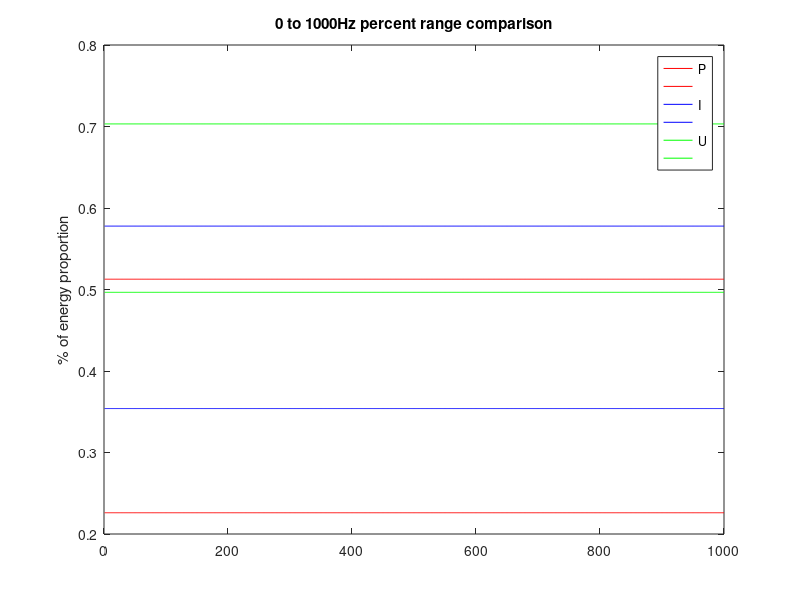
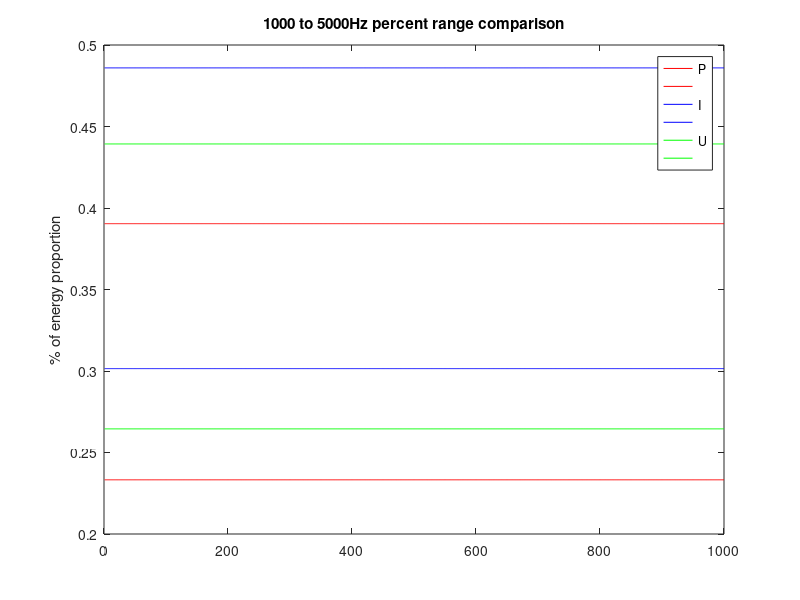
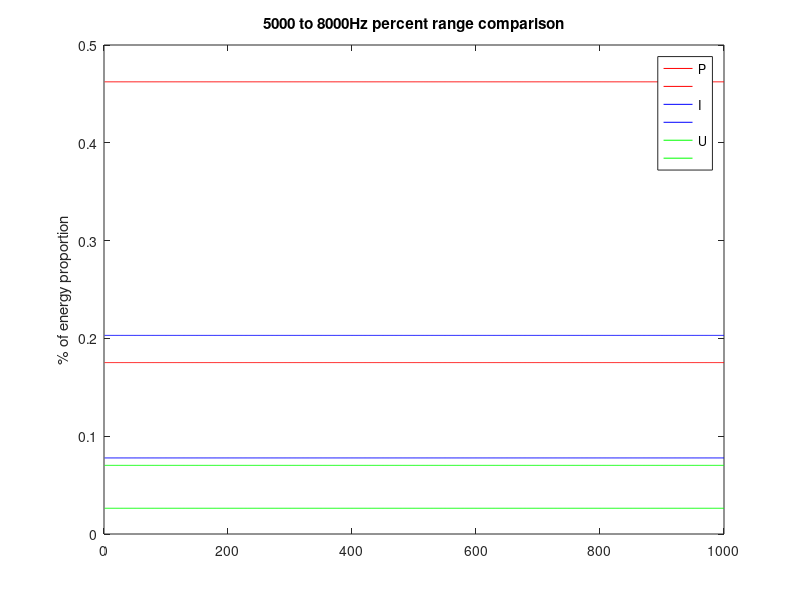

MATLAB code for these plots, in order:
clear all
close all
clc

%% CONTROL ON PERCENTAGE RESTRICTION
PERCENTAGE_OF_STD = 1; %IDEALLY DO NOT PUT A NUMBER BELOW 50%, BECAUSE ITS TOO SEVERE...

%% CONSTANTS
%MEANS
MEAN_P_0_1000=36.936;%
MEAN_P_1000_5000=31.182;%
MEAN_P_5000_8000=31.882;%

MEAN_I_0_1000=46.5856;%
MEAN_I_1000_5000=39.3716;%
MEAN_I_5000_8000=14.0428;%

MEAN_U_0_1000=59.9853;%
MEAN_U_1000_5000=35.1901;%
MEAN_U_5000_8000=4.8246;%

%STD
STD_P_0_1000=14.327;%
STD_P_1000_5000=7.857;%
STD_P_5000_8000=14.354;%

STD_I_0_1000=11.1922;%
STD_I_1000_5000=9.2249;%
STD_I_5000_8000=6.2643;%

STD_U_0_1000=10.3329;%
STD_U_1000_5000=8.7398;%
STD_U_5000_8000=2.1936;%

%% VARIABLES
%MIN AND MAX
MIN_P_0_1000=(MEAN_P_0_1000-STD_P_0_1000*PERCENTAGE_OF_STD)/100;%
MIN_P_1000_5000=(MEAN_P_1000_5000-STD_P_1000_5000*PERCENTAGE_OF_STD)/100;%
MIN_P_5000_8000=(MEAN_P_5000_8000-STD_P_5000_8000*PERCENTAGE_OF_STD)/100;%

MAX_P_0_1000=(MEAN_P_0_1000+STD_P_0_1000*PERCENTAGE_OF_STD)/100;%
MAX_P_1000_5000=(MEAN_P_1000_5000+STD_P_1000_5000*PERCENTAGE_OF_STD)/100;%
MAX_P_5000_8000=(MEAN_P_5000_8000+STD_P_5000_8000*PERCENTAGE_OF_STD)/100;%

MIN_I_0_1000=(MEAN_I_0_1000-STD_I_0_1000*PERCENTAGE_OF_STD)/100;%
MIN_I_1000_5000=(MEAN_I_1000_5000-STD_I_1000_5000*PERCENTAGE_OF_STD)/100;%
MIN_I_5000_8000=(MEAN_I_5000_8000-STD_I_5000_8000*PERCENTAGE_OF_STD)/100;%

MAX_I_0_1000=(MEAN_I_0_1000+STD_I_0_1000*PERCENTAGE_OF_STD)/100;%
MAX_I_1000_5000=(MEAN_I_1000_5000+STD_I_1000_5000*PERCENTAGE_OF_STD)/100;%
MAX_I_5000_8000=(MEAN_I_5000_8000+STD_I_5000_8000*PERCENTAGE_OF_STD)/100;%

MIN_U_0_1000=(MEAN_U_0_1000-STD_U_0_1000*PERCENTAGE_OF_STD)/100;%
MIN_U_1000_5000=(MEAN_U_1000_5000-STD_U_1000_5000*PERCENTAGE_OF_STD)/100;%
MIN_U_5000_8000=(MEAN_U_5000_8000-STD_U_5000_8000*PERCENTAGE_OF_STD)/100;%

MAX_U_0_1000=(MEAN_U_0_1000+STD_U_0_1000*PERCENTAGE_OF_STD)/100;%
MAX_U_1000_5000=(MEAN_U_1000_5000+STD_U_1000_5000*PERCENTAGE_OF_STD)/100;%
MAX_U_5000_8000=(MEAN_U_5000_8000+STD_U_5000_8000*PERCENTAGE_OF_STD)/100;%

figure()
plot(1:1000,ones(1000,1)*MIN_P_0_1000,'r',...
    1:1000,ones(1000,1)*MAX_P_0_1000,'r',...
    1:1000,ones(1000,1)*MIN_I_0_1000,'b',...
    1:1000,ones(1000,1)*MAX_I_0_1000,'b',...
    1:1000,ones(1000,1)*MIN_U_0_1000,'g',...
    1:1000,ones(1000,1)*MAX_U_0_1000,'g')
title('0 to 1000Hz percent range comparison')
ylabel('% of energy proportion')
legend('P','','I','','U','')

figure()
plot(1:1000,ones(1000,1)*MIN_P_1000_5000,'r',...
    1:1000,ones(1000,1)*MAX_P_1000_5000,'r',...
    1:1000,ones(1000,1)*MIN_I_1000_5000,'b',...
    1:1000,ones(1000,1)*MAX_I_1000_5000,'b',...
    1:1000,ones(1000,1)*MIN_U_1000_5000,'g',...
    1:1000,ones(1000,1)*MAX_U_1000_5000,'g')
title('1000 to 5000Hz percent range comparison')
ylabel('% of energy proportion')
legend('P','','I','','U','')

figure()
plot(1:1000,ones(1000,1)*MIN_P_5000_8000,'r',...
    1:1000,ones(1000,1)*MAX_P_5000_8000,'r',...
    1:1000,ones(1000,1)*MIN_I_5000_8000,'b',...
    1:1000,ones(1000,1)*MAX_I_5000_8000,'b',...
    1:1000,ones(1000,1)*MIN_U_5000_8000,'g',...
    1:1000,ones(1000,1)*MAX_U_5000_8000,'g')
title('5000 to 8000Hz percent range comparison')
ylabel('% of energy proportion')
legend('P','','I','','U','')
